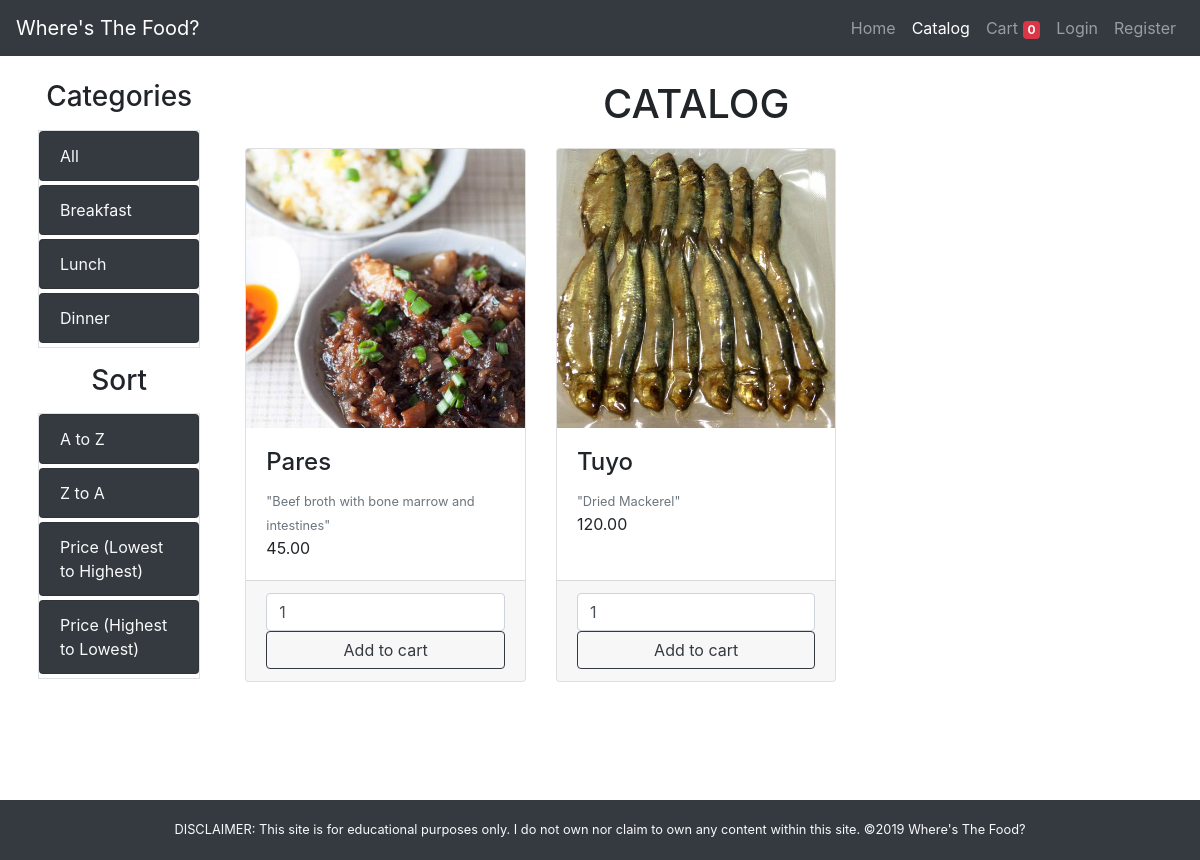
Screenshot of /app/views/catalog.php?category=2 with the database file from the repository.
### tables this page shows
CREATE TABLE `categories` (
  `id` int(11) NOT NULL,
  `name` varchar(255) NOT NULL
);

CREATE TABLE `items` (
  `id` int(11) NOT NULL,
  `name` varchar(255) NOT NULL,
  `price` decimal(18,2) NOT NULL,
  `description` varchar(255) NOT NULL,
  `image_path` varchar(255) DEFAULT NULL,
  `category_id` int(11) NOT NULL
);

### app/views/catalog.php (the view, shortened to what this page needs)
<?php
	require_once("../partials/template.php");
?>
<?php function get_page_content() { ?>
	<?php
		global $conn;
	?>
	<?php if(!isset($_SESSION["user"]) || isset($_SESSION["user"]) && $_SESSION["user"]["role_id"] == 2): ?>
	<div class="container p-2">
		<div class="row">
			<div class="col-lg-2">
				<div class="row">
					<div class="col-12 col-md-6 col-lg-12">
						<h3 class="my-3 text-center">Categories</h3>
						<ul class="list-group border">
							<a href="?">
									<li class="list-group-item text-light bg-dark mb-1">
										All
									</li>
							</a>
							<?php
								$for_cat_query="SELECT * FROM categories";
								$cat_query=mysqli_query($conn, $for_cat_query);
							?>
							<?php foreach($cat_query as $cat) { ?>
								<a href="?category=<?php echo $cat["id"] ?>">
									<li class="list-group-item text-light bg-dark mb-1">
										<?php echo $cat["name"] ?>
									</li>
								</a>
							<?php } ?>
						</ul>
					</div>
					<div class="col-12 col-md-6 col-lg-12">
						<h3 class="my-3 text-center">Sort</h3>
						<ul class="list-group border">
							<a href="../controllers/sort.php?sort=name_asc">
								<li class="list-group-item text-light bg-dark mb-1">
									A to Z
								</li>
							</a>
							<a href="../controllers/sort.php?sort=name_des">
								<li class="list-group-item text-light bg-dark mb-1">
									Z to A
								</li>
							</a>
							<a href="../controllers/sort.php?sort=price_asc">
								<li class="list-group-item text-light bg-dark mb-1">
									Price (Lowest to Highest)
								</li>
							</a>
							<a href="../controllers/sort.php?sort=price_des">
								<li class="list-group-item text-light bg-dark mb-1">
									Price (Highest to Lowest)
								</li>
							</a>
						</ul>
					</div>
				</div>
			</div>
			<div class="col-lg-10">
				<div class="container">
					<div class="row">
						<div class="col-12">
							<h1 class="my-3 text-center">CATALOG</h1>
						</div>
						<?php
							$where_query = "";
							if(isset($_GET["category"])) $where_query = "WHERE category_id='" . $_GET["category"] . "'";
							$order_by_query = "";
							$query = "SELECT * FROM items " . $where_query . $order_by_query;
							$retrieve_items_query = mysqli_query($conn, $query);
						?>
						<?php foreach($retrieve_items_query as $item) { ?>
							<div class="col-md-6 col-lg-4 py-1">
								<div class="card h-100">
									<img class="card-img-top" src="<?php echo $item["image_path"]; ?>">
									<div class="card-body">
										<h4 class="card-title">
											<?php echo $item["name"]; ?>
										</h4>
										<p class="card-text">
											<small class="text-muted">"<?php echo $item["description"] ?>"</small>
											<br>
											<?php echo $item["price"] ?>
										</p>
									</div>
									<div class="card-footer">
										<input type="number" class="form-control" value="1" min="0">
										<button type="button" class="btn btn-block btn-outline-dark add-to-cart" data-id="<?php echo $item["id"] ?>">Add to cart</button>
									</div>
								</div>
							</div>
						<?php } ?>
					</div>
				</div>
			</div>
		</div>
	</div>
	<?php else:
		header("Location: ./error.php");
	endif;?>
<?php } ?>

### app/assets/css/style.css (style rules this page uses)
body { min-height: 100vh; position: relative; }

### rows the page displays
categories: name "Breakfast"
categories: name "Lunch"
categories: name "Dinner"
items: image_path (picture), name "Pares", description "Beef broth with bone marrow and intestines", price "45.00"
items: image_path (picture), name "Tuyo", description "Dried Mackerel", price "120.00"
